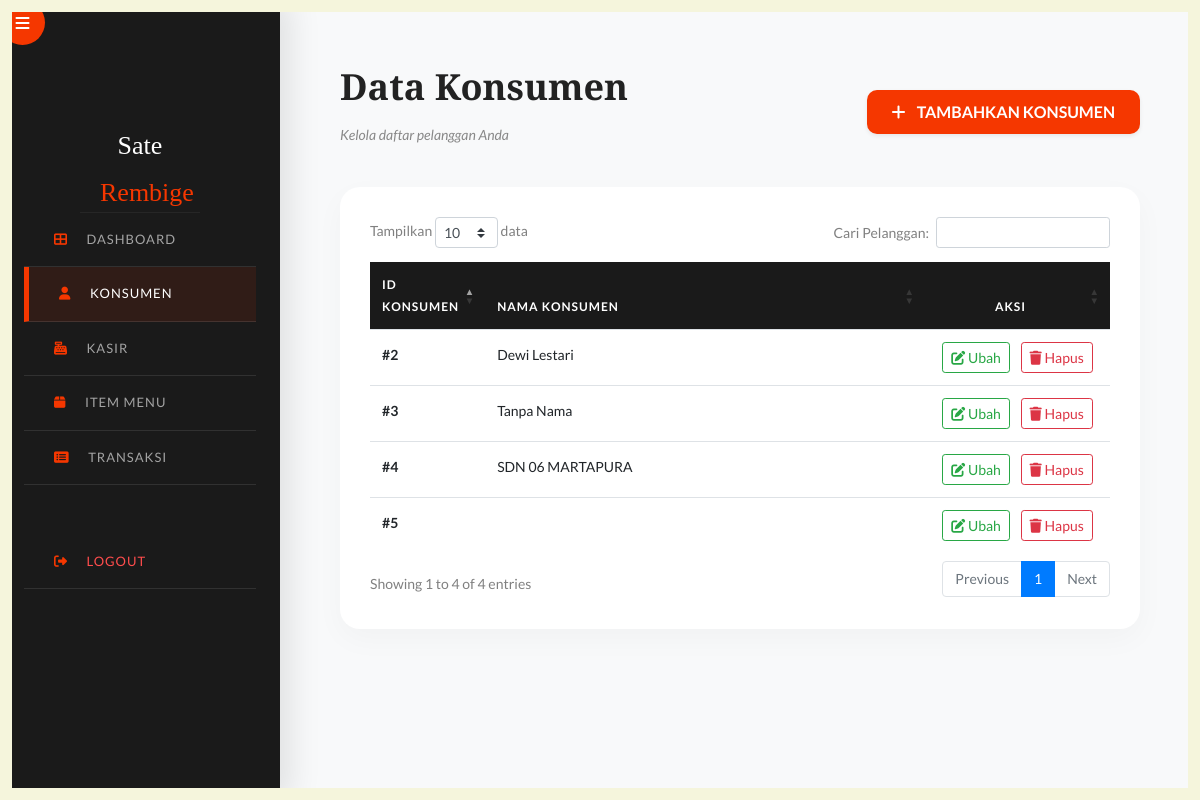
The page /konsumen/konsumen-lihat.php on the database its author committed.
### tables this page shows
CREATE TABLE `konsumen` (
  `id_konsumen` int(11) NOT NULL,
  `nama_konsumen` varchar(100) NOT NULL
);

### konsumen/konsumen-lihat.php (the view, shortened to what this page needs)
<!doctype html>
<html lang="en">
<head>
    <link rel="stylesheet" href="https://cdnjs.cloudflare.com/ajax/libs/font-awesome/6.4.0/css/all.min.css">
    <link rel="stylesheet" href="https://stackpath.bootstrapcdn.com/bootstrap/4.5.2/css/bootstrap.min.css">
    <link rel="stylesheet" href="https://cdn.datatables.net/1.11.3/css/dataTables.bootstrap4.min.css">
    <link rel="stylesheet" href="../css/style.css">
</head>
<body>
    <div id="left"></div>
    <div id="right"></div>
    <div id="top"></div>
    <div id="bottom"></div>
    <div class="wrapper d-flex align-items-stretch">
        <nav id="sidebar">
            <div class="custom-menu">
                <button type="button" id="sidebarCollapse" class="btn btn-custom-toggle">
                    <i class="fa fa-bars"></i>
                </button>
            </div>
            <div class="p-4 pt-5">
                <div class="logo">Sate <span>Rembige</span></div>
                <ul class="list-unstyled components mb-5">
                    <li>
                        <a href="../home.php"><i class="fa fa-th-large"></i> Dashboard</a>
                    </li>
                    <li class="active">
                        <a href="konsumen-lihat.php"><i class="fa fa-user"></i> Konsumen</a>
                    </li>
                    <li>
                        <a href="../kasir/kasir-lihat.php"><i class="fa fa-cash-register"></i> Kasir</a>
                    </li>
                    <li>
                        <a href="../item/item-lihat.php"><i class="fa fa-box"></i> Item Menu</a>
                    </li>
                    <li>
                        <a href="../transaksi/transaksi-lihat.php"><i class="fa fa-list-alt"></i> Transaksi</a>
                    </li>
                    <li style="margin-top: 50px;">
                        <a href="../index.php" style="color: #ff4d4d;" onclick="return confirm('yakin keluar?')">
                            <i class="fa fa-sign-out-alt"></i> Logout
                        </a>
                    </li>
                </ul>
            </div>
        </nav>
        <div id="content">
            <div class="d-flex justify-content-between align-items-center mb-4">
                <div class="welcome-text">
                    <h2>Data Konsumen</h2>
                    <p style="color: #888; font-style: italic;">Kelola daftar pelanggan Anda</p>
                </div>
                <a href="konsumen-tambah.php" class="btn btn-warning shadow-sm">
                    <i class="fa fa-plus mr-2"></i> TAMBAHKAN KONSUMEN
                </a>
            </div>
            <div class="table-container">
                <table id="example" class="table table-hover" style="width:100%;">
                    <thead class="table-primary">
                        <tr>
                            <th width="15%">ID Konsumen</th>
                            <th>Nama Konsumen</th>
                            <th width="25%" class="text-center">Aksi</th>
                        </tr>
                    </thead>
                    <tbody>
                        <?php
                        include '../koneksi.php';
                        $query = mysqli_query($conn, "SELECT * FROM konsumen");
                        if (mysqli_num_rows($query) > 0) {
                            while ($data = mysqli_fetch_array($query)) {
                        ?>
                        <tr>
                            <td><strong>#<?php echo $data['id_konsumen']; ?></strong></td>
                            <td><?php echo $data['nama_konsumen']; ?></td>
                            <td class="text-center">
                                <a class="btn btn-sm btn-outline-success mr-2"
                                    href="konsumen-ubah.php?id_konsumen=<?php echo $data['id_konsumen']; ?>">
                                    <i class="fa fa-edit"></i> Ubah
                                </a>
                                <a class="btn btn-sm btn-outline-danger"
                                    href="konsumen-hapus.php?id_konsumen=<?php echo $data['id_konsumen']; ?>"
                                    onclick="return confirm('Yakin ingin menghapus data ini?')">
                                    <i class="fa fa-trash"></i> Hapus
                                </a>
                            </td>
                        </tr>
                        <?php
                            }
                        } else {
                            echo "<tr><td colspan='3' class='text-center'>Data tidak ditemukan</td></tr>";
                        }
                        ?>
                    </tbody>
                </table>
            </div>
        </div>
    </div>
</body>
</html>

### konsumen/konsumen-lihat.php (style rules this page uses)
:root { --primary-accent: #f53700; --beige-border: #F5F5DC; --dark-bg: #1a1a1a; }
body { font-family: 'Lato', sans-serif; background-color: #f8f9fa; overflow-x: hidden; }
#left, #right, #top, #bottom { background: var(--beige-border) !important; position: fixed; z-index: 9999; }
#left, #right { top: 0; bottom: 0; width: 12px; }
#left { left: 0; }
#right { right: 0; }
#top, #bottom { left: 0; right: 0; height: 12px; }
#top { top: 0; }
#bottom { bottom: 0; }
#sidebar { background: var(--dark-bg) !important; min-width: 280px; max-width: 280px; box-shadow: 10px 0 30px rgba(0, 0, 0, 0.1); z-index: 1000; }
#sidebar .logo { font-family: 'Playfair Display', serif; font-size: 26px; color: #fff; padding: 30px 20px; text-align: center; border-bottom: 1px solid rgba(255, 255, 255, 0.05); }
#sidebar .logo span { color: var(--primary-accent); }
#sidebar ul li a { padding: 15px 30px; color: rgba(255, 255, 255, 0.6); transition: 0.3s; text-transform: uppercase; font-size: 13px; letter-spacing: 1px; display: block; text-decoration: none; }
#sidebar ul li.active>a, #sidebar ul li a:hover { color: #fff; background: rgba(245, 55, 0, 0.1); border-left: 5px solid var(--primary-accent); }
#sidebar ul li a i { margin-right: 15px; color: var(--primary-accent); }
.btn-custom-toggle { background: var(--primary-accent) !important; border: none; border-radius: 50%; width: 45px; height: 45px; color: white; }
#content { padding: 60px !important; width: 100%; }
.welcome-text h2 { font-family: 'Playfair Display', serif; font-weight: 900; font-size: 36px; color: #222; }
.table-container { background: #fff; border-radius: 20px; padding: 30px; box-shadow: 0 10px 30px rgba(0, 0, 0, 0.03); }
.btn-warning { background-color: var(--primary-accent) !important; border: none; color: white !important; font-weight: 700; border-radius: 10px; padding: 10px 25px; }
thead.table-primary { background-color: var(--dark-bg) !important; }
thead.table-primary th { border: none; background-color: var(--dark-bg) !important; color: white; text-transform: uppercase; font-size: 12px; letter-spacing: 1px; }

### rows shown on the page
konsumen: id_konsumen "2", nama_konsumen "Dewi Lestari"
konsumen: id_konsumen "3", nama_konsumen "Tanpa Nama"
konsumen: id_konsumen "4", nama_konsumen "SDN 06 MARTAPURA"
konsumen: id_konsumen "5"
